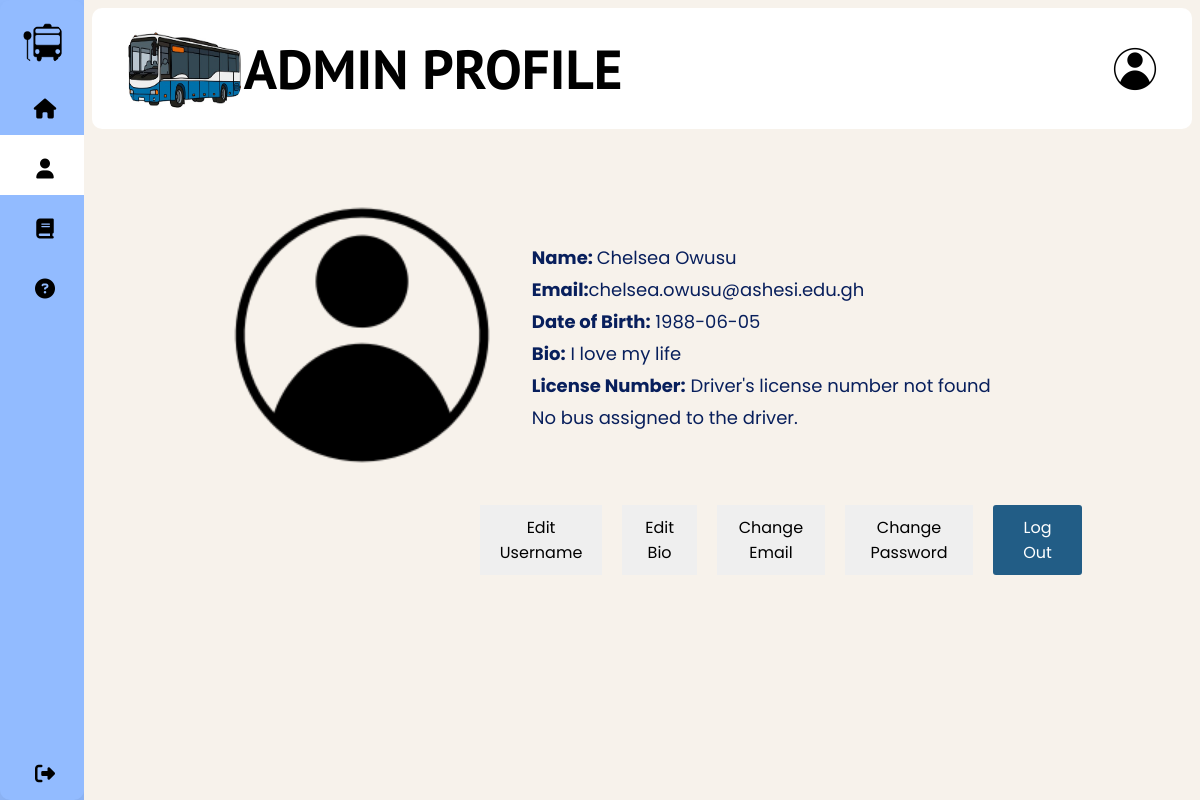
The page /admin/AdminProfile.php (signed in) on the database its author committed.
### tables this page shows
CREATE TABLE `people` (
  `pid` int(11) NOT NULL,
  `role_id` int(11) NOT NULL,
  `fname` varchar(25) NOT NULL,
  `lname` varchar(25) NOT NULL,
  `dob` date NOT NULL,
  `email` varchar(255) NOT NULL,
  `telnumber` varchar(255) NOT NULL,
  `gender` int(11) NOT NULL,
  `passwrd` varchar(255) NOT NULL,
  `bio` varchar(255) DEFAULT NULL
);

### settings/core.php (called while the page is built, shortened)
<?php
function userIdExist() {
    return $_SESSION['user_id'];
}

### action/get_profile_data.php (called while the page is built)
<?php
include "../settings/connection.php";
include("../settings/core.php");
function getProfileDetails(){
global $conn;
$userID = userIdExist();
$profile_data_query = "SELECT fname,lname, dob, email, gender, telnumber,bio FROM `People` WHERE pid = '$userID'";
$profile_data_result = mysqli_query($conn, $profile_data_query);
$result = mysqli_fetch_assoc($profile_data_result);
return $result;
}

### function/get_user_profile.php (the view)
<?php
include("../action/get_profile_data.php");
$result = getProfileDetails() ;
echo "<p><strong>Name: </strong> $result[fname] $result[lname]</p>";
echo "<p><strong>Email:</strong>$result[email]</p>";
echo"<p><strong>Date of Birth:</strong> $result[dob]</p>";
if ($result["bio"] == NULL) {
    echo "<p><strong>Bio:</strong> Lorem ipsum dolor sit amet, consectetur adipiscing elit. Sed eget turpis non justo suscipit consectetur.</p>";
}
else{
    echo "<p><strong>Bio:</strong> $result[bio]</p>";
}

### css/Profile.css (style rules this page uses)
* { margin: 0; padding: 0; outline: none; border: none; text-decoration: none; box-sizing: border-box; font-family: "Poppins", sans-serif; }
body { background-color:#92bbff; display: flex; justify-content: space-between; width: 100; }
.user-details p { margin: 5px 0; }

### rows shown on the page
people: fname "Chelsea", lname "Owusu", email "chelsea.owusu@ashesi.edu.gh", dob "1988-06-05", bio "I love my life"

### other values the page prints
$licenseNumber "Driver's license number not found"
